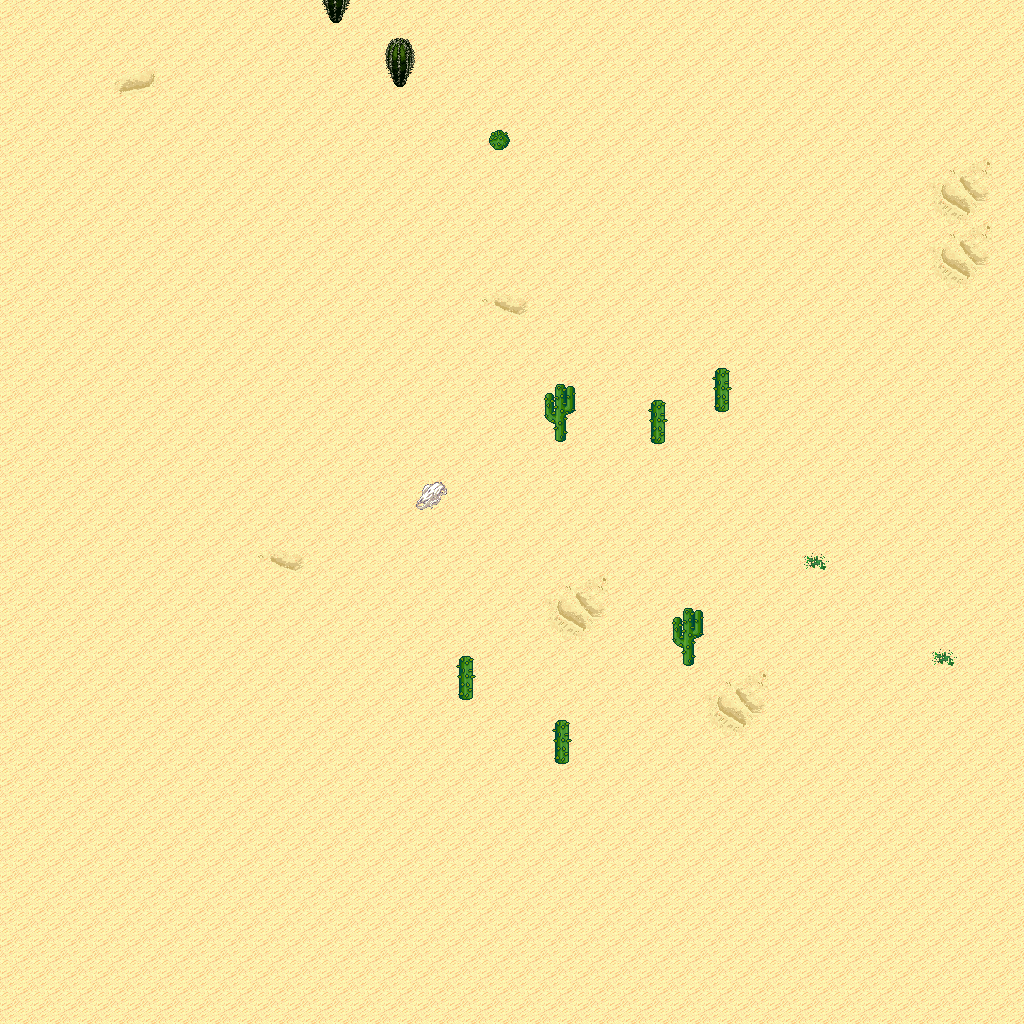

The image is a tile-based game level rendered from a .tmx file. Its description and source (layers, tilesets, objects; grid data summarised) follow:
An orthogonal 32x32 tile map with 32x32 px tiles, 5 tile layers (Ground, Objects, Objects2, Above, ...), 1 hidden layer not drawn, 15 tilesets.

<map version="1.10" tiledversion="1.11.0" orientation="orthogonal" renderorder="right-down" width="32" height="32" tilewidth="32" tileheight="32" infinite="0" nextlayerid="11" nextobjectid="1">
 <tileset firstgid="1" name="logic_collision" tilewidth="32" tileheight="32" tilecount="1" columns="1">
  <image source="../drawable/logic_collision.png" width="32" height="32" />
 </tileset>
 <tileset firstgid="2" name="ground_ground" tilewidth="32" tileheight="32" tilecount="33" columns="3">
  <image source="../drawable/ground_ground.png" width="96" height="352" />
 </tileset>
 <tileset firstgid="35" name="ground_ridge_earth_pale" tilewidth="32" tileheight="32" tilecount="96" columns="12">
  <image source="../drawable/ground_ridge_earth_pale.png" width="384" height="256" />
 </tileset>
 <tileset firstgid="131" name="ground_ridge_earth_dark" tilewidth="32" tileheight="32" tilecount="96" columns="12">
  <image source="../drawable/ground_ridge_earth_dark.png" width="384" height="256" />
 </tileset>
 <tileset firstgid="227" name="terrain_desert" tilewidth="32" tileheight="32" tilecount="88" columns="8">
  <image source="../drawable/terrain_desert.png" width="256" height="352" />
 </tileset>
 <tileset firstgid="315" name="ground_ladder_vertical_dark" tilewidth="32" tileheight="32" tilecount="3" columns="3">
  <image source="../drawable/ground_ladder_vertical_dark.png" width="96" height="32" />
 </tileset>
 <tileset firstgid="318" name="plant_tree_evergreen" tilewidth="32" tileheight="32" tilecount="36" columns="3">
  <image source="../drawable/plant_tree_evergreen.png" width="96" height="384" />
 </tileset>
 <tileset firstgid="354" name="plant_cactus" tilewidth="32" tileheight="32" tilecount="2" columns="1">
  <image source="../drawable/plant_cactus.png" width="32" height="64" />
 </tileset>
 <tileset firstgid="356" name="plant_cactus_2" tilewidth="32" tileheight="32" tilecount="10" columns="5">
  <image source="../drawable/plant_cactus_2.png" width="160" height="64" />
 </tileset>
 <tileset firstgid="366" name="ground_sand_2" tilewidth="32" tileheight="32" tilecount="15" columns="5">
  <image source="../drawable/ground_sand_2.png" width="160" height="96" />
 </tileset>
 <tileset firstgid="381" name="plant_tree_tree_darkgreen" tilewidth="32" tileheight="32" tilecount="88" columns="8">
  <image source="../drawable/plant_tree_tree_darkgreen.png" width="256" height="352" />
 </tileset>
 <tileset firstgid="469" name="ground_rock_pebbles" tilewidth="32" tileheight="32" tilecount="3" columns="1">
  <image source="../drawable/ground_rock_pebbles.png" width="32" height="96" />
 </tileset>
 <tileset firstgid="472" name="plant_star_shaped_plants" tilewidth="32" tileheight="32" tilecount="6" columns="2">
  <image source="../drawable/plant_star_shaped_plants.png" width="64" height="96" />
 </tileset>
 <tileset firstgid="478" name="plant_stump_small_stump" tilewidth="32" tileheight="32" tilecount="4" columns="2">
  <image source="../drawable/plant_stump_small_stump.png" width="64" height="64" />
 </tileset>
 <tileset firstgid="482" name="plant_round_cactuses" tilewidth="32" tileheight="32" tilecount="20" columns="10">
  <image source="../drawable/plant_round_cactuses.png" width="320" height="64" />
 </tileset>
 <layer id="1" name="Ground" width="32" height="32">
  <data>[1024 cells, 1024 non-empty, 11 distinct tile ids]</data>
 </layer>
 <layer id="2" name="Objects" width="32" height="32">
  <data>[1024 cells, 9 non-empty, 4 distinct tile ids]</data>
 </layer>
 <layer id="3" name="Objects2" width="32" height="32">
  <data>[1024 cells, 0 non-empty, 0 distinct tile ids]</data>
 </layer>
 <layer id="4" name="Above" width="32" height="32">
  <data>[1024 cells, 7 non-empty, 3 distinct tile ids]</data>
 </layer>
 <layer id="5" name="Above2" width="32" height="32">
  <data>[1024 cells, 0 non-empty, 0 distinct tile ids]</data>
 </layer>
 <layer id="6" name="Walkable" width="32" height="32" visible="0">
  <data>[1024 cells, 10 non-empty, 1 distinct tile ids]</data>
 </layer>
 <objectgroup id="7" name="Mapevents" />
 <objectgroup id="8" name="Spawn" />
 <objectgroup id="9" name="Keys" />
 <objectgroup id="10" name="Replace" />
</map>
